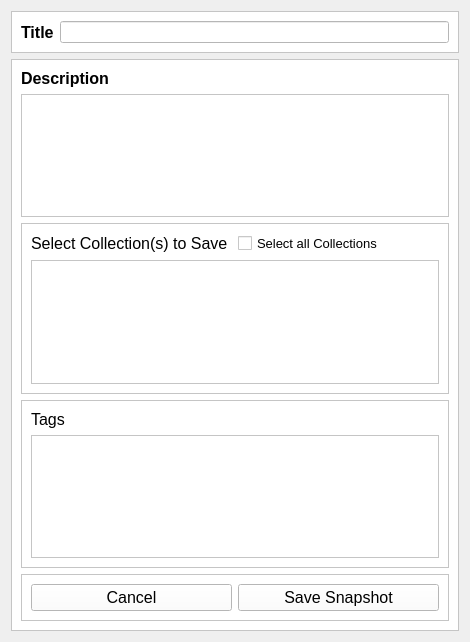
<?xml version="1.0" encoding="UTF-8"?>
<ui version="4.0">
 <class>Form</class>
 <widget class="QWidget" name="Form">
  <property name="geometry">
   <rect>
    <x>0</x>
    <y>0</y>
    <width>470</width>
    <height>642</height>
   </rect>
  </property>
  <property name="windowTitle">
   <string>Form</string>
  </property>
  <layout class="QGridLayout" name="gridLayout_2">
   <item row="0" column="0">
    <layout class="QVBoxLayout" name="verticalLayout">
     <item>
      <widget class="QFrame" name="frame_2">
       <property name="styleSheet">
        <string notr="true">background-color: rgb(255, 255, 255);</string>
       </property>
       <property name="frameShape">
        <enum>QFrame::StyledPanel</enum>
       </property>
       <property name="frameShadow">
        <enum>QFrame::Raised</enum>
       </property>
       <layout class="QHBoxLayout" name="horizontalLayout_2">
        <item>
         <widget class="QLabel" name="titleLable">
          <property name="font">
           <font>
            <pointsize>12</pointsize>
            <weight>75</weight>
            <bold>true</bold>
           </font>
          </property>
          <property name="text">
           <string>Title</string>
          </property>
         </widget>
        </item>
        <item>
         <widget class="QLineEdit" name="lineEdit"/>
        </item>
       </layout>
      </widget>
     </item>
     <item>
      <widget class="QFrame" name="frame_3">
       <property name="styleSheet">
        <string notr="true">background-color: rgb(255, 255, 255);</string>
       </property>
       <property name="frameShape">
        <enum>QFrame::StyledPanel</enum>
       </property>
       <property name="frameShadow">
        <enum>QFrame::Raised</enum>
       </property>
       <layout class="QVBoxLayout" name="verticalLayout_2">
        <item>
         <widget class="QLabel" name="descriptionLabel">
          <property name="font">
           <font>
            <pointsize>12</pointsize>
            <weight>75</weight>
            <bold>true</bold>
           </font>
          </property>
          <property name="text">
           <string>Description</string>
          </property>
         </widget>
        </item>
        <item>
         <widget class="QTextEdit" name="descriptionTextEdit"/>
        </item>
        <item>
         <widget class="QFrame" name="frame_4">
          <property name="styleSheet">
           <string notr="true">background-color: rgb(255, 255, 255);</string>
          </property>
          <property name="frameShape">
           <enum>QFrame::StyledPanel</enum>
          </property>
          <property name="frameShadow">
           <enum>QFrame::Raised</enum>
          </property>
          <layout class="QGridLayout" name="gridLayout">
           <item row="0" column="0">
            <widget class="QLabel" name="collectionsLable">
             <property name="font">
              <font>
               <pointsize>12</pointsize>
              </font>
             </property>
             <property name="text">
              <string>Select Collection(s) to Save</string>
             </property>
            </widget>
           </item>
           <item row="0" column="1">
            <widget class="QCheckBox" name="selectAllCheckbox">
             <property name="font">
              <font>
               <pointsize>10</pointsize>
              </font>
             </property>
             <property name="text">
              <string>Select all Collections</string>
             </property>
            </widget>
           </item>
           <item row="1" column="0" colspan="2">
            <widget class="QColumnView" name="columnView"/>
           </item>
          </layout>
         </widget>
        </item>
        <item>
         <widget class="QFrame" name="frame_5">
          <property name="styleSheet">
           <string notr="true">background-color: rgb(255, 255, 255);</string>
          </property>
          <property name="frameShape">
           <enum>QFrame::StyledPanel</enum>
          </property>
          <property name="frameShadow">
           <enum>QFrame::Raised</enum>
          </property>
          <layout class="QVBoxLayout" name="verticalLayout_3">
           <item>
            <widget class="QLabel" name="tagsLable">
             <property name="font">
              <font>
               <pointsize>12</pointsize>
              </font>
             </property>
             <property name="text">
              <string>Tags</string>
             </property>
            </widget>
           </item>
           <item>
            <widget class="QColumnView" name="columnView_2"/>
           </item>
          </layout>
         </widget>
        </item>
        <item>
         <widget class="QFrame" name="frame_6">
          <property name="styleSheet">
           <string notr="true">background-color: rgb(255, 255, 255);</string>
          </property>
          <property name="frameShape">
           <enum>QFrame::StyledPanel</enum>
          </property>
          <property name="frameShadow">
           <enum>QFrame::Raised</enum>
          </property>
          <layout class="QHBoxLayout" name="horizontalLayout_3">
           <item>
            <widget class="QPushButton" name="cancelButton">
             <property name="font">
              <font>
               <pointsize>12</pointsize>
              </font>
             </property>
             <property name="text">
              <string>Cancel</string>
             </property>
            </widget>
           </item>
           <item>
            <widget class="QPushButton" name="saveButton">
             <property name="font">
              <font>
               <pointsize>12</pointsize>
              </font>
             </property>
             <property name="text">
              <string>Save Snapshot</string>
             </property>
            </widget>
           </item>
          </layout>
         </widget>
        </item>
       </layout>
      </widget>
     </item>
    </layout>
   </item>
  </layout>
 </widget>
 <resources/>
 <connections/>
</ui>
